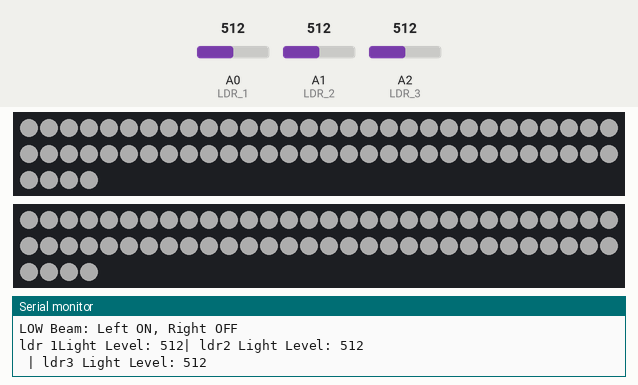
Bench run of a sketch on a simulated Arduino Uno, built with avr-gcc and run on an emulated ATmega328P. Shown: 2 × 64 RGB LEDs in strip order, left to right, continuing on the next row, the last lines printed to the serial monitor. Inputs (shaded band) come from the test bench; at power-on: A0 (LDR_1) = 512, A1 (LDR_2) = 512, A2 (LDR_3) = 512. Dim RGB values are drawn brighter than linear.

Above: at 1.2 s.
1.3 s: A0 (LDR_1) set to 361
2.8 s: A0 (LDR_1) set to 340
At 3.8 s:
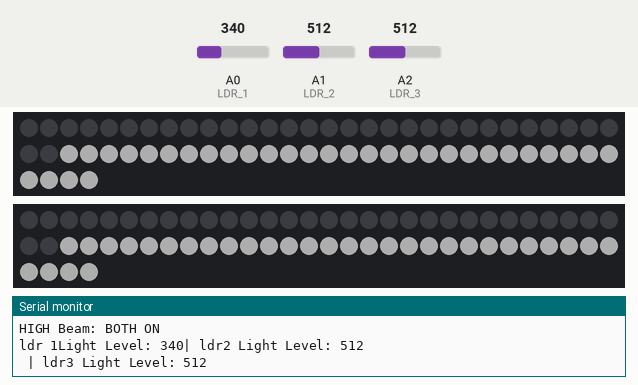
4.8 s: A0 (LDR_1) set to 360
At 5.04 s:
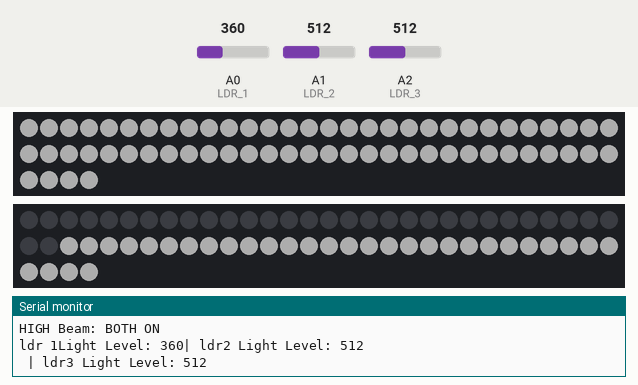
6.6 s: A0 (LDR_1) set to 306
At 7.8 s:
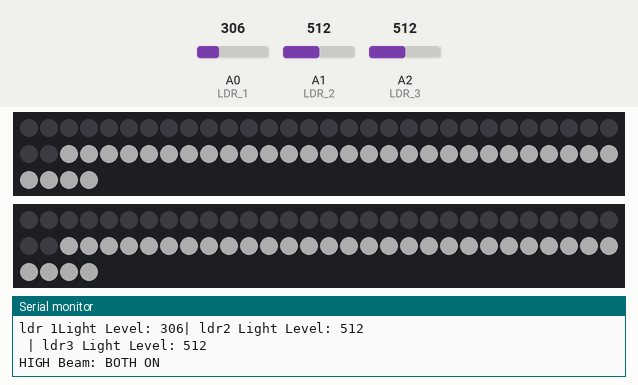
8.3 s: A0 (LDR_1) set to 511
At 9.2 s:
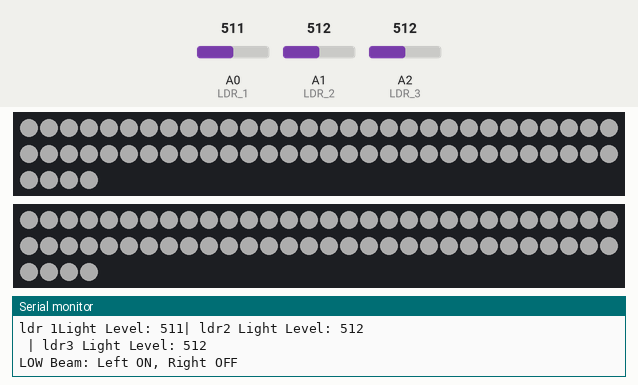
Timing chart, 0 to 11.1 s (numbered marks = the images above; inputs shaded):
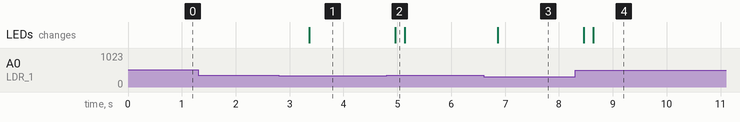

The sketch:

code.ino
```cpp
#include <Adafruit_NeoPixel.h>
const int LDR_1= A0;
const int LDR_2 = A1;
const int LDR_3 = A2;


#define PIN1 6        // Connected to DI pin on the matrix
#define PIN2 7
#define NUMPIXELS 64 // 8x8 matrix = 64 LEDs

Adafruit_NeoPixel matrix1(NUMPIXELS, PIN1, NEO_GRB + NEO_KHZ800);
Adafruit_NeoPixel matrix2(NUMPIXELS, PIN2, NEO_GRB + NEO_KHZ800);


// Simple LED bulb pins


// Define brightness levels
#define LOW_BEAM_BRIGHTNESS 100   // PWM value (0-255)
#define HIGH_BEAM_BRIGHTNESS 255  // PWM value (0-255)

// Adjusted LDR threshold based on observed behavior
#define LDR_THRESHOLD 350  // Adjusted for inverted LDR behavior
 // If vehicle detected within this distance, force low beam

void setup() {
    Serial.begin(9600);
    matrix1.begin();
     matrix2.begin();
  matrix1.setBrightness(50); // Optional: limit brightness for power safety
  matrix2.setBrightness(50);

  matrix1.clear();
  matrix2.clear();

    //Serial.println("High Beam: Both ON Initially");
}

// Function to measure distance using ultrasonic sensor

void high_beam()
{
      for(int i = 0; i < NUMPIXELS; i++)
  {
    matrix1.setPixelColor(i, matrix1.Color(255, 255, 255));
    matrix1.show();
    //delay(50);
  }
    for(int i = 0; i < NUMPIXELS; i++)
  {
    matrix2.setPixelColor(i, matrix1.Color(255, 255, 255));
    matrix2.show();
    //delay(50);
  }

}
void low_beam()
{
      for(int i = 0; i < NUMPIXELS/2; i++)
  {


    matrix1.setPixelColor(i, matrix1.Color(0, 0, 0));
    matrix1.show();
    matrix2.setPixelColor(i, matrix1.Color(0, 0, 0));
    matrix2.show();


    //delay(50);
  }

}
void loop() {
    // Read LDR values
    int light1 = analogRead(LDR_1);
    int light2 = analogRead(LDR_2);
    int light3 = analogRead(LDR_3);
    Serial.print("ldr 1Light Level: ");
    Serial.print(light1);
    Serial.print("| ldr2 Light Level: ");
    Serial.println(light2);
    Serial.print(" | ldr3 Light Level: ");
    Serial.println(light3);


    if ((light1 < LDR_THRESHOLD) || (light2 < LDR_THRESHOLD) ||(light3 < LDR_THRESHOLD) )
    {
        low_beam();
        Serial.println("HIGH Beam: BOTH ON");
    } else {
        high_beam();
        Serial.println("LOW Beam: Left ON, Right OFF");
    }

    delay(100);
}
```

Measured:
- the behaviour switches between 350 and 349 on A0 (LDR_1) (found by bisection; images 0 and 1)
- after the input at 2.8 s, the LEDs: change after 0.56 s (image 1)
- after the input at 4.8 s, the LEDs: change after 0.16 s (image 2)
- after the input at 6.6 s, the LEDs: change after 0.27 s (image 3)
- after the input at 8.3 s, the LEDs: first change after 0.16 s (image 4 shows a later state)
